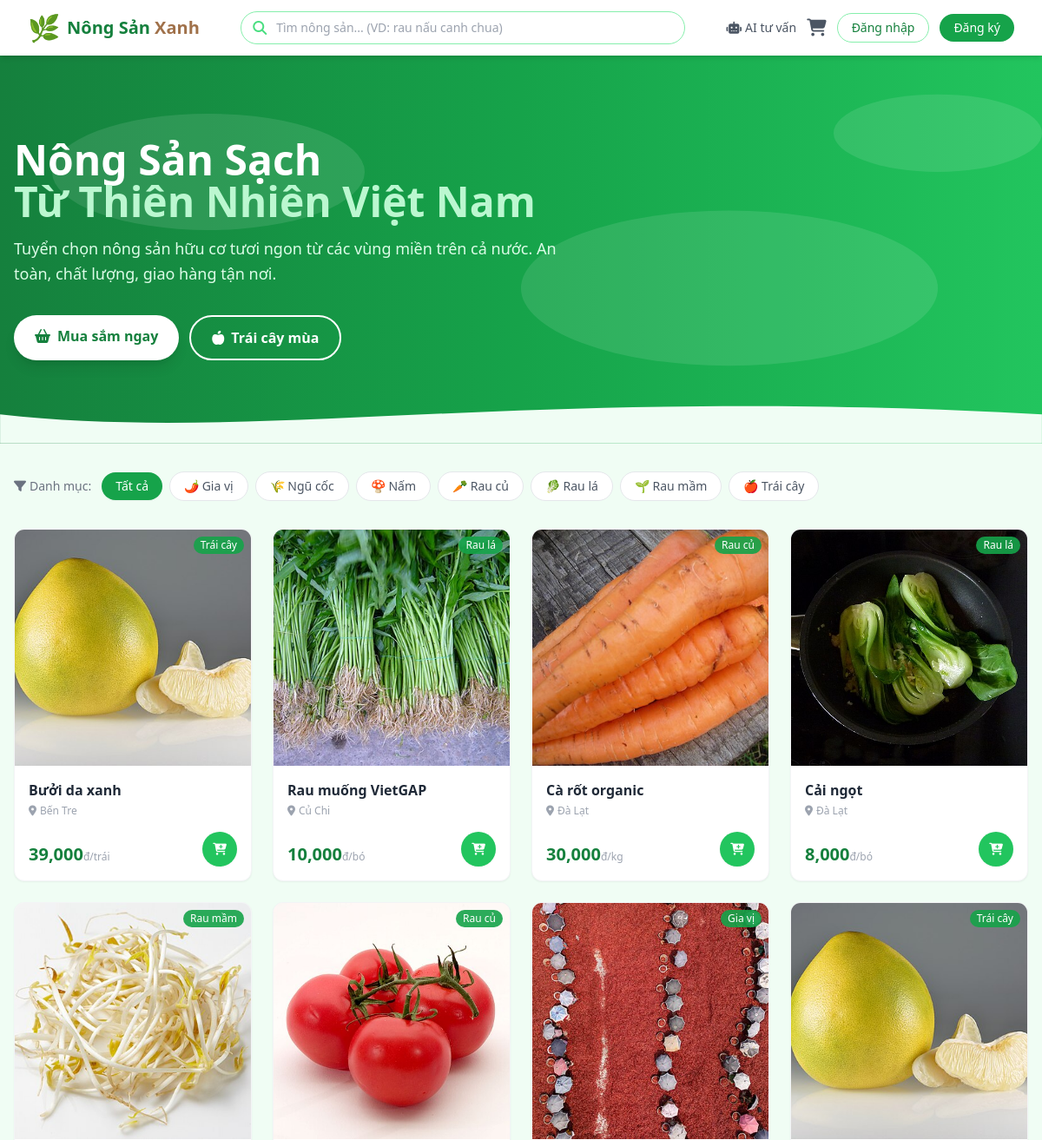
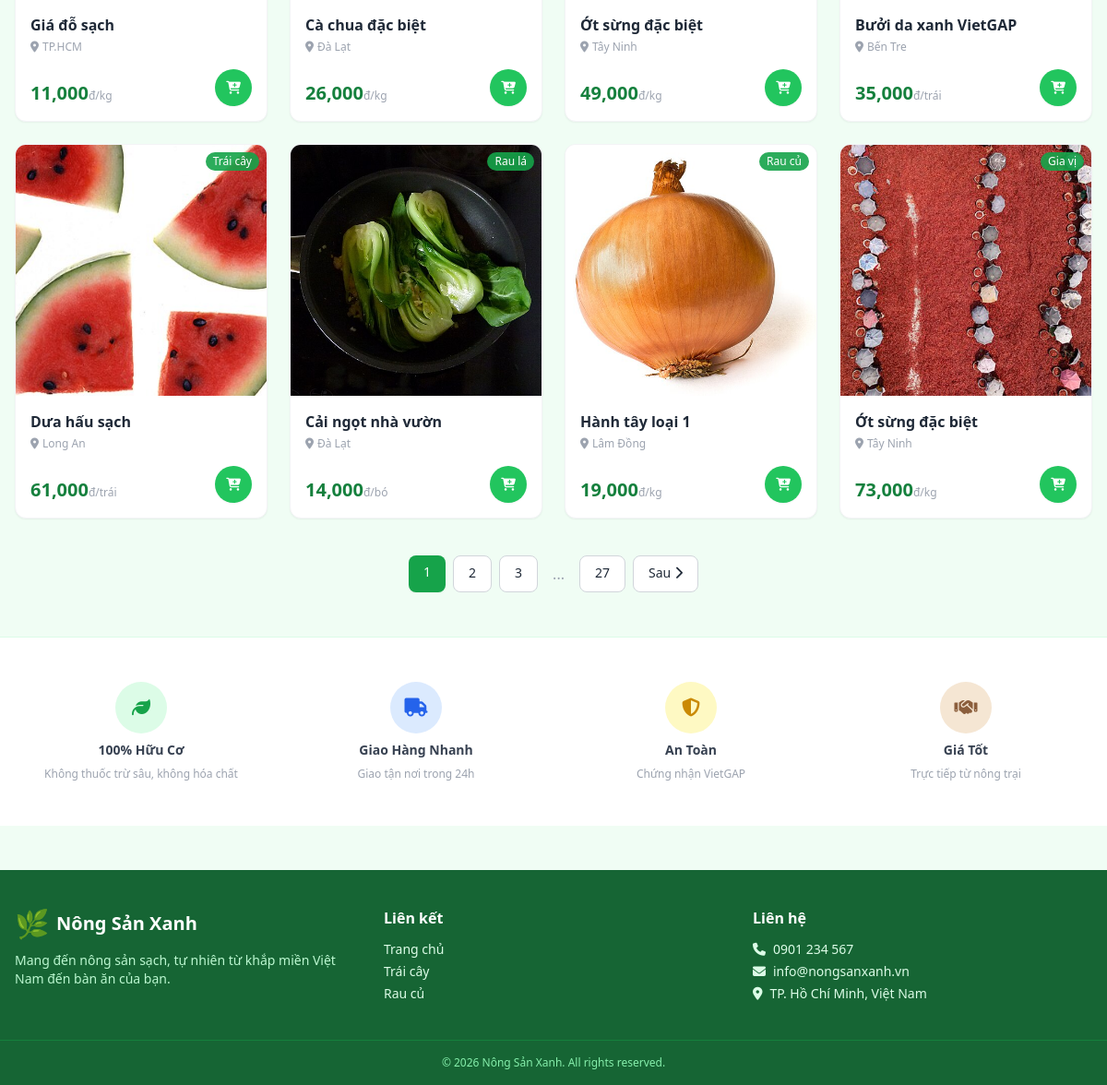
The page / on the database its author committed (2 pictures, top to bottom).
### models.py (models this page shows, shortened)
class Product(db.Model):
    __tablename__ = 'products'
    id = db.Column(db.Integer, primary_key=True)
    seller_id = db.Column(db.Integer, db.ForeignKey('users.id'), nullable=True, index=True)
    category_id = db.Column(db.Integer, db.ForeignKey('categories.id'), nullable=True, index=True)
    name = db.Column(db.String(200), nullable=False, index=True)
    description = db.Column(db.Text, nullable=True)
    price = db.Column(db.Float, nullable=False)
    stock = db.Column(db.Integer, nullable=False, default=0)
    unit = db.Column(db.String(20), nullable=False, default='kg')
    category = db.Column(db.String(100), nullable=True, index=True)  # giữ tương thích, sẽ đồng bộ với category_id
    image = db.Column(db.String(300), nullable=True, default='default.jpg')
    is_visible = db.Column(db.Boolean, default=True)
    origin = db.Column(db.String(150), nullable=True)
    created_at = db.Column(db.DateTime, default=datetime.utcnow)
    updated_at = db.Column(db.DateTime, default=datetime.utcnow, onupdate=datetime.utcnow)
    order_items = db.relationship('OrderItem', backref='product', lazy='dynamic')

### app.py (the view, shortened to what this page needs)
@app.route('/')
def index():
    page = request.args.get('page', 1, type=int)
    category = request.args.get('category', '')
    query = request.args.get('q', '')
    products_query = Product.query.filter_by(is_visible=True)
    if category:
        products_query = products_query.filter_by(category=category)
    products = products_query.order_by(Product.created_at.desc()).paginate(
        page=page, per_page=12, error_out=False
    )
    categories = db.session.query(Product.category).filter(
        Product.is_visible == True, Product.category.isnot(None)
    ).distinct().all()
    categories = [c[0] for c in categories]
    return render_template('index.html', products=products, categories=categories,
                           current_category=category, search_query=query)

### templates/index.html (shortened to what this page needs)
{% extends 'base.html' %}
{% block content %}
<section class="relative bg-gradient-to-r from-green-brand-700 via-green-brand-600 to-green-brand-500 text-white overflow-hidden">
    <div class="absolute inset-0 opacity-10">
        <svg class="w-full h-full" viewBox="0 0 100 100" preserveAspectRatio="none">
            <circle cx="20" cy="30" r="15" fill="white"/>
            <circle cx="70" cy="60" r="20" fill="white"/>
            <circle cx="90" cy="20" r="10" fill="white"/>
        </svg>
    </div>
    <div class="max-w-7xl mx-auto px-4 py-16 md:py-24 relative z-10">
        <div class="max-w-2xl">
            <h1 class="text-4xl md:text-5xl font-bold leading-tight mb-4">
                Nông Sản Sạch<br>
                <span class="text-green-brand-200">Từ Thiên Nhiên Việt Nam</span>
            </h1>
            <p class="text-green-brand-100 text-lg mb-8 leading-relaxed">
                Tuyển chọn nông sản hữu cơ tươi ngon từ các vùng miền trên cả nước.
                An toàn, chất lượng, giao hàng tận nơi.
            </p>
            <div class="flex flex-wrap gap-3">
                <a href="#products" class="bg-white text-green-brand-700 px-6 py-3 rounded-full font-semibold hover:bg-green-brand-50 transition shadow-lg">
                    <i class="fas fa-shopping-basket mr-2"></i>Mua sắm ngay
                </a>
                <a href="{{ url_for('index', category='Trái cây') }}" class="border-2 border-white text-white px-6 py-3 rounded-full font-semibold hover:bg-white hover:text-green-brand-700 transition">
                    <i class="fas fa-apple-whole mr-2"></i>Trái cây mùa
                </a>
            </div>
        </div>
    </div>
    <div class="absolute bottom-0 left-0 right-0">
        <svg viewBox="0 0 1440 80" fill="none" xmlns="http://www.w3.org/2000/svg">
            <path d="M0,40 C360,80 720,0 1440,40 L1440,80 L0,80 Z" fill="#f0fdf4"/>
        </svg>
    </div>
</section>
<section class="max-w-7xl mx-auto px-4 py-8">
    <div class="flex flex-wrap items-center gap-2">
        <span class="text-sm text-gray-500 font-medium mr-1"><i class="fas fa-filter mr-1"></i>Danh mục:</span>
        <a href="{{ url_for('index') }}"
           class="px-4 py-1.5 rounded-full text-sm font-medium transition
           {% if not current_category %}bg-green-brand-600 text-white shadow-sm{% else %}bg-white text-gray-600 border border-gray-200 hover:border-green-brand-300 hover:text-green-brand-700{% endif %}">
            Tất cả
        </a>
        {% for cat in categories %}
        <a href="{{ url_for('index', category=cat) }}"
           class="px-4 py-1.5 rounded-full text-sm font-medium transition
           {% if current_category == cat %}bg-green-brand-600 text-white shadow-sm{% else %}bg-white text-gray-600 border border-gray-200 hover:border-green-brand-300 hover:text-green-brand-700{% endif %}">
            {% if cat == 'Rau lá' %}🥬{% elif cat == 'Rau củ' %}🥕{% elif cat == 'Trái cây' %}🍎{% elif cat == 'Ngũ cốc' %}🌾{% elif cat == 'Gia vị' %}🌶️{% elif cat == 'Nấm' %}🍄{% elif cat == 'Rau mầm' %}🌱{% else %}📦{% endif %}
            {{ cat }}
        </a>
        {% endfor %}
    </div>
</section>
<section id="products" class="max-w-7xl mx-auto px-4 pb-12">
    {% if products.items %}
    <div class="grid grid-cols-2 sm:grid-cols-3 lg:grid-cols-4 gap-4 md:gap-6">
        {% for product in products.items %}
        <div class="product-card bg-white rounded-xl overflow-hidden shadow-sm border border-gray-100 flex flex-col">
            <a href="{{ url_for('product_detail', product_id=product.id) }}" class="block relative overflow-hidden aspect-square">
                <img src="{{ image_url(product.image) }}"
                     alt="{{ product.name }}"
                     class="w-full h-full object-cover hover:scale-105 transition-transform duration-300"
                     onerror="this.src='{{ url_for('static', filename='products/default.jpg') }}'">
                <span class="absolute top-2 right-2 bg-green-brand-600/90 text-white text-xs px-2 py-0.5 rounded-full font-medium">{{ product.category }}</span>
            </a>
            <div class="p-3 md:p-4 flex-1 flex flex-col">
                <a href="{{ url_for('product_detail', product_id=product.id) }}" class="text-sm md:text-base font-semibold text-gray-800 hover:text-green-brand-700 transition line-clamp-2 mb-1">
                    {{ product.name }}
                </a>
                {% if product.origin %}
                <p class="text-xs text-gray-400 mb-2"><i class="fas fa-map-marker-alt mr-1"></i>{{ product.origin }}</p>
                {% endif %}
                <div class="mt-auto flex items-end justify-between pt-2">
                    <div>
                        <p class="text-lg md:text-xl font-bold text-green-brand-700">{{ "{:,.0f}".format(product.price) }}<span class="text-xs font-normal text-gray-400">đ/{{ product.unit }}</span></p>
                    </div>
                    {% if product.stock > 0 %}
                    <form action="{{ url_for('cart_add', product_id=product.id) }}" method="POST">
                        <button type="submit" class="w-9 h-9 md:w-10 md:h-10 bg-green-brand-500 text-white rounded-full hover:bg-green-brand-600 transition shadow-sm flex items-center justify-center" title="Thêm vào giỏ">
                            <i class="fas fa-cart-plus text-sm"></i>
                        </button>
                    </form>
                    {% else %}
                    <span class="text-xs text-red-400 font-medium">Hết hàng</span>
                    {% endif %}
                </div>
            </div>
        </div>
        {% endfor %}
    </div>
    {% if products.pages > 1 %}
    <div class="flex justify-center mt-10 gap-2">
        {% for page_num in products.iter_pages(left_edge=1, right_edge=1, left_current=2, right_current=2) %}
            {% if page_num %}
                <a href="{{ url_for('index', page=page_num, category=current_category, q=search_query) }}"
                   class="px-4 py-2 rounded-lg text-sm font-medium transition
                   {% if page_num == products.page %}bg-green-brand-600 text-white shadow-sm{% else %}bg-white border border-gray-300 hover:bg-green-brand-50{% endif %}">
                    {{ page_num }}
                </a>
            {% else %}
                <span class="px-2 py-2 text-gray-400">...</span>
            {% endif %}
        {% endfor %}
        {% if products.has_next %}
        <a href="{{ url_for('index', page=products.next_num, category=current_category, q=search_query) }}"
           class="px-4 py-2 bg-white border border-gray-300 rounded-lg text-sm hover:bg-green-brand-50 transition">
            Sau<i class="fas fa-chevron-right ml-1"></i>
        </a>
        {% endif %}
    </div>
    {% endif %}
    {% endif %}
</section>
<section class="bg-white border-t border-green-brand-100">
    <div class="max-w-7xl mx-auto px-4 py-12">
        <div class="grid grid-cols-2 md:grid-cols-4 gap-6 text-center">
            <div class="space-y-2">
                <div class="w-14 h-14 bg-green-brand-100 rounded-full flex items-center justify-center mx-auto">
                    <i class="fas fa-leaf text-green-brand-600 text-xl"></i>
                </div>
                <h4 class="font-semibold text-gray-700 text-sm">100% Hữu Cơ</h4>
                <p class="text-xs text-gray-400">Không thuốc trừ sâu, không hóa chất</p>
            </div>
            <div class="space-y-2">
                <div class="w-14 h-14 bg-blue-100 rounded-full flex items-center justify-center mx-auto">
                    <i class="fas fa-truck text-blue-600 text-xl"></i>
                </div>
                <h4 class="font-semibold text-gray-700 text-sm">Giao Hàng Nhanh</h4>
                <p class="text-xs text-gray-400">Giao tận nơi trong 24h</p>
            </div>
            <div class="space-y-2">
                <div class="w-14 h-14 bg-yellow-100 rounded-full flex items-center justify-center mx-auto">
                    <i class="fas fa-shield-halved text-yellow-600 text-xl"></i>
                </div>
                <h4 class="font-semibold text-gray-700 text-sm">An Toàn</h4>
                <p class="text-xs text-gray-400">Chứng nhận VietGAP</p>
            </div>
            <div class="space-y-2">
                <div class="w-14 h-14 bg-earth-100 rounded-full flex items-center justify-center mx-auto">
                    <i class="fas fa-handshake text-earth-600 text-xl"></i>
                </div>
                <h4 class="font-semibold text-gray-700 text-sm">Giá Tốt</h4>
                <p class="text-xs text-gray-400">Trực tiếp từ nông trại</p>
            </div>
        </div>
    </div>
</section>
{% endblock %}

### rows shown on the page
Product: image (picture), category "Trái cây", name "Bưởi da xanh", origin "Bến Tre", price "39,000", unit "trái"
Product: image (picture), category "Rau lá", name "Rau muống VietGAP", origin "Củ Chi", price "10,000", unit "bó"
Product: image (picture), category "Rau củ", name "Cà rốt organic", origin "Đà Lạt", price "30,000", unit "kg"
Product: image (picture), category "Rau lá", name "Cải ngọt", origin "Đà Lạt", price "8,000", unit "bó"
Product: image (picture), category "Rau mầm", name "Giá đỗ sạch", origin "TP.HCM", price "11,000", unit "kg"
Product: image (picture), category "Rau củ", name "Cà chua đặc biệt", origin "Đà Lạt", price "26,000", unit "kg"
Product: image (picture), category "Gia vị", name "Ớt sừng đặc biệt", origin "Tây Ninh", price "49,000", unit "kg"
Product: image (picture), category "Trái cây", name "Bưởi da xanh VietGAP", origin "Bến Tre", price "35,000", unit "trái"
Product: image (picture), category "Trái cây", name "Dưa hấu sạch", origin "Long An", price "61,000", unit "trái"
Product: image (picture), category "Rau lá", name "Cải ngọt nhà vườn", origin "Đà Lạt", price "14,000", unit "bó"
Product: image (picture), category "Rau củ", name "Hành tây loại 1", origin "Lâm Đồng", price "19,000", unit "kg"
Product: image (picture), category "Gia vị", name "Ớt sừng đặc biệt", origin "Tây Ninh", price "73,000", unit "kg"

### other values the page prints
{{ cat }} "Gia vị" "Ngũ cốc" "Nấm" "Rau củ" "Rau lá" "Rau mầm" "Trái cây"
{{ page_num }} "1" "2" "3" "27"
